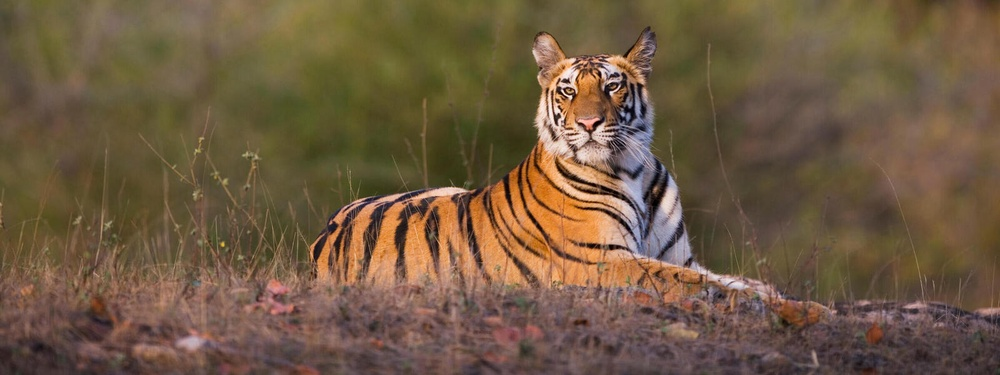
#> input picture Img1.jpg, 1000 x 375 px, shrunk from 1600 x 600 before the run
$ python -i Project1.py   (imports and definitions only)
#> lines starting #> are read from the running program, lines starting #| are printed output that depends on the picture
import numpy as np
from PIL.Image import open
import matplotlib.pyplot as plt

### Load, convert to grayscale, plot, and resave an image
# [6 lines not run here, left out]


### Part 1
# Forms a 3sigma × 3sigma Gaussian kernel with standard deviation sigma. Sigma is a positive integer.
def gausskernel(sigma):
    size = 3 * sigma
    # Create a 2D grid of x and y values
    [x, y] = np.meshgrid(np.arange(-1 * (size - 1) / 2, (size - 1) / 2 + 1),
                         np.arange(-1 * (size - 1) / 2, (size - 1) / 2 + 1))
    # Calculate the Gaussian kernel
    h = np.exp(-(x ** 2 + y ** 2) / (2 * sigma ** 2)) / (2 * np.pi * sigma ** 2)
    # Normalize the kernel
    h = h / np.sum(h)
    return h


# Convolves an image with a given filter.
def myfilter(I, h):
    (I_height, I_width) = I.shape
#> I_height = 375; I_width = 1000
    (h_height, h_width) = h.shape
#> h_height = 3; h_width = 3
    pad_left = int((h_width - 1) / 2)
#> pad_left = 1
    pad_right = int((h_width - 1) / 2)
#> pad_right = 1
    pad_top = int((h_height - 1) / 2)
#> pad_top = 1
    pad_bottom = int((h_height - 1) / 2)
#> pad_bottom = 1

    # Appropriately pad I (half of the kernel size on each side with 0s)
    I_padded = np.zeros((I_height + pad_bottom + pad_top, I_width + pad_left + pad_right))
    (I_padded_height, I_padded_width) = I_padded.shape
#> I_padded_height = 377; I_padded_width = 1002
    I_padded[pad_top:I_padded_height - pad_bottom, pad_left:I_padded_width - pad_right] = I

    # Convolve I with h
    I_ft = np.fft.fft2(I, s=(I_padded_height, I_padded_width))
    h_ft = np.fft.fft2(h, s=(I_padded_height, I_padded_width))
    I_ft = h_ft * I_ft
    I_filtered = np.fft.ifft2(I_ft)
    I_filtered = np.real(I_filtered)
    I_filtered = I_filtered[pad_top:I_padded_height - pad_bottom, pad_left:I_padded_width - pad_right]
#> I_filtered: shape (375, 1000) float64
    return I_filtered


# Testing part 1
# [1 line that did not run here, left out]
# [4 lines not run here, left out]
# [1 line that did not run here, left out]
# [4 lines not run here, left out]
# [1 line that did not run here, left out]
# [4 lines not run here, left out]
I_gauss = gausskernel(10)
# [4 lines not run here, left out]

# 3.3 Filters
h1 = np.array([[-1 / 9, -1 / 9, -1 / 9], [-1 / 9, 2, -1 / 9], [-1 / 9, -1 / 9, -1 / 9]])
h2 = np.array([[-1, 3, -1]])
h3 = np.array([[-1], [3], [-1]])
# [1 line that did not run here, left out]
# [4 lines not run here, left out]
# [1 line that did not run here, left out]
# [4 lines not run here, left out]
# [1 line that did not run here, left out]
# [4 lines not run here, left out]

### Part 2
from scipy.ndimage import label


# Returns True when the edge at (x,y) should be thinned and False otherwise.
def check_thin(x, y, angles, magnitudes):
    if angles[x][y] == 0:
        if magnitudes[x][y] < magnitudes[x][y - 1] or magnitudes[x][y] < magnitudes[x][y + 1]:
            return True
    elif angles[x][y] == 45:
        if magnitudes[x][y] < magnitudes[x - 1][y + 1] or magnitudes[x][y] < magnitudes[x + 1][y - 1]:
            return True
    elif angles[x][y] == 90:
        if magnitudes[x][y] < magnitudes[x - 1][y] or magnitudes[x][y] < magnitudes[x + 1][y]:
            return True
    elif angles[x][y] == 135:
        if magnitudes[x][y] < magnitudes[x - 1][y - 1] or magnitudes[x][y] < magnitudes[x + 1][y + 1]:
            return True
    return False


# helper function to calculate theta prime
def convert_theta_prime(theta):
    theta_p = np.copy(theta)
    for i in range(theta.shape[0]):
        for j in range(theta.shape[1]):
            while theta_p[i][j] >= 180:
                theta_p[i][j] -= 180
            if theta_p[i][j] < 0:
                theta_p[i][j] *= -1
            if 0 <= theta_p[i][j] < 22.5:
                theta_p[i][j] = 0
            elif 22.5 <= theta_p[i][j] < 67.5:
                theta_p[i][j] = 45
            elif 67.5 <= theta_p[i][j] < 112.5:
                theta_p[i][j] = 90
            elif 112.5 <= theta_p[i][j] < 157.5:
                theta_p[i][j] = 135
            elif 157.5 <= theta_p[i][j] < 180:
                theta_p[i][j] = 0
    return theta_p


# check a component, if any pixel in that component has a magnitude greater than t_high, set all to be an edge
def check_component(x, y, labeled, magnitudes, t_high):
    has_high = False
    i = x
    j = y
    # check left, right, up, down, and diagonals
    while j > 0 and labeled[i][j] == labeled[i][j - 1]:
        if magnitudes[i][j - 1] > t_high:
            has_high = True
            break
        j -= 1
    if not has_high:
        i = x
        j = y
        while j < magnitudes.shape[1] - 1 and labeled[i][j] == labeled[i][j + 1]:
            if magnitudes[i][j + 1] > t_high:
                has_high = True
                break
            j += 1
    if not has_high:
        i = x
        j = y
        while i > 0 and labeled[i][j] == labeled[i - 1][j]:
            if magnitudes[i - 1][j] > t_high:
                has_high = True
                break
            i -= 1
    if not has_high:
        i = x
        j = y
        while i < magnitudes.shape[0] - 1 and labeled[i][j] == labeled[i + 1][j]:
            if magnitudes[i + 1][j] > t_high:
                has_high = True
                break
            i += 1
    if not has_high:
        i = x
        j = y
        while i > 0 and j > 0 and labeled[i][j] == labeled[i - 1][j - 1]:
            if magnitudes[i - 1][j - 1] > t_high:
                has_high = True
                break
            i -= 1
            j -= 1
    if not has_high:
        i = x
        j = y
        while i > 0 and j < magnitudes.shape[1] - 1 and labeled[i][j] == labeled[i - 1][j + 1]:
            if magnitudes[i - 1][j + 1] > t_high:
                has_high = True
                break
            i -= 1
            j += 1
    if not has_high:
        i = x
        j = y
        while i < magnitudes.shape[0] - 1 and j > 0 and labeled[i][j] == labeled[i + 1][j - 1]:
            if magnitudes[i + 1][j - 1] > t_high:
                has_high = True
                break
            i += 1
            j -= 1
    if not has_high:
        i = x
        j = y
        while i < magnitudes.shape[0] - 1 and j < magnitudes.shape[1] - 1 and labeled[i][j] == labeled[i + 1][j + 1]:
            if magnitudes[i + 1][j + 1] > t_high:
                has_high = True
                break
            i += 1
            j += 1

    k = 1 if has_high else 0

    i = x
    j = y
    while j > 0 and labeled[i][j] == labeled[i][j - 1]:
        magnitudes[i][j - 1] = k
        labeled[i][j - 1] *= k
        j -= 1
    i = x
    j = y
    while j < magnitudes.shape[1] - 1 and labeled[i][j] == labeled[i][j + 1]:
        magnitudes[i][j + 1] = k
        labeled[i][j + 1] *= k
        j += 1
    i = x
    j = y
    while i > 0 and labeled[i][j] == labeled[i - 1][j]:
        magnitudes[i - 1][j] = k
        labeled[i - 1][j] *= k
        i -= 1
    i = x
    j = y
    while i < magnitudes.shape[0] - 1 and labeled[i][j] == labeled[i + 1][j]:
        magnitudes[i + 1][j] = k
        labeled[i + 1][j] *= k
        i += 1
    i = x
    j = y
    while i > 0 and j > 0 and labeled[i][j] == labeled[i - 1][j - 1]:
        magnitudes[i - 1][j - 1] = k
        labeled[i - 1][j - 1] *= k
        i -= 1
        j -= 1
    i = x
    j = y
    while i > 0 and j < magnitudes.shape[1] - 1 and labeled[i][j] == labeled[i - 1][j + 1]:
        magnitudes[i - 1][j + 1] = k
        labeled[i - 1][j + 1] *= k
        i -= 1
        j += 1
    i = x
    j = y
    while i < magnitudes.shape[0] - 1 and j > 0 and labeled[i][j] == labeled[i + 1][j - 1]:
        magnitudes[i + 1][j - 1] = k
        labeled[i + 1][j - 1] *= k
        i += 1
        j -= 1
    i = x
    j = y
    while i < magnitudes.shape[0] - 1 and j < magnitudes.shape[1] - 1 and labeled[i][j] == labeled[i + 1][j + 1]:
        magnitudes[i + 1][j + 1] = k
        labeled[i + 1][j + 1] *= k
        i += 1
        j += 1


Sx = np.array([[1, 0, -1], [2, 0, -2], [1, 0, -1]])
Sy = np.array([[-1, -2, -1], [0, 0, 0], [1, 2, 1]])


# applies the canny edge detection algorithm to an image
def myCanny(I, sigma=1, t_low=.5, t_high=1):
    # 4.1 Smooth with gaussian kernel
    I_filtered = myfilter(I, gausskernel(sigma))
    # Include this image in your report
    plt.imshow(I_filtered, cmap='gray')
    plt.axis('off')
    plt.title("Filtered Image Using a Gaussian Kernel")
    plt.show()

    # 4.2 Find img gradients
    # Convolve I with the Sobel filters
    Gx = myfilter(I_filtered, Sx)
#> in myfilter (call 2), `I_padded[pad_top:I_padded_height - pad_bottom, pad_left:I_padded_width..`:
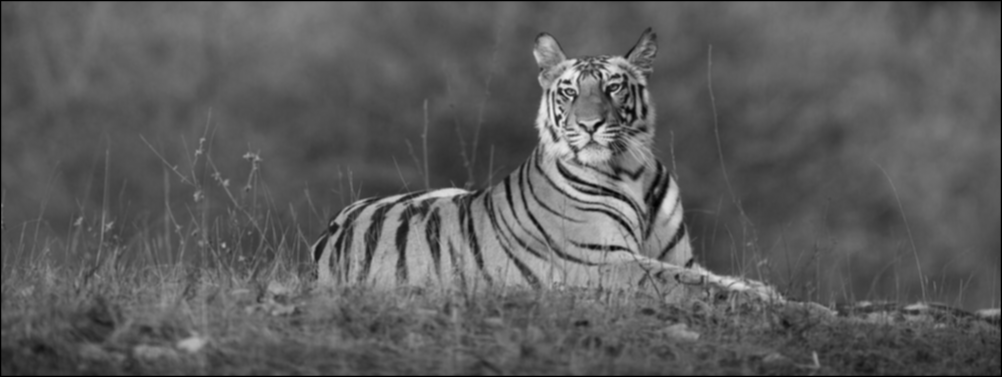
#> I_padded: shape (377, 1002) float64; min 0, max 238.7, mean 92.9
    Gy = myfilter(I_filtered, Sy)
#> in myfilter (call 3), `I_filtered = np.real(I_filtered)`:
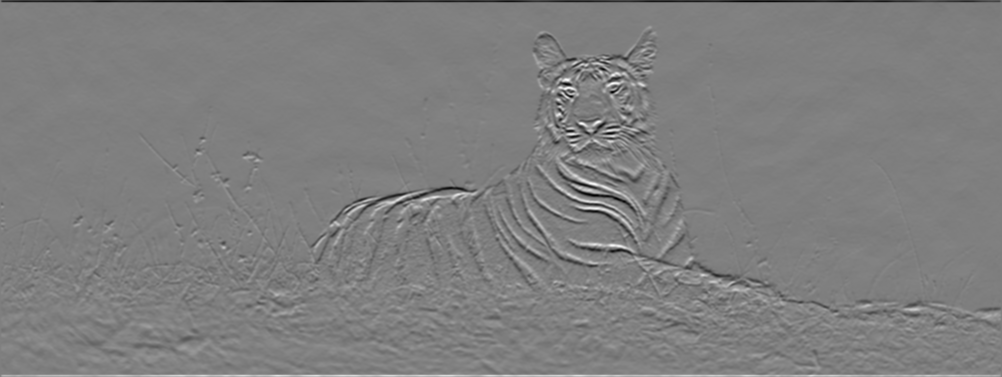
#> I_filtered: shape (377, 1002) float64; min -514.3, max 517.6, mean 0; drawn with min black and max white
    # Compute image gradient direction (in degrees) and amplitude
    magnitude = np.sqrt(Gx ** 2 + Gy ** 2)
    theta = np.arctan2(Gy, Gx) * 180 / np.pi
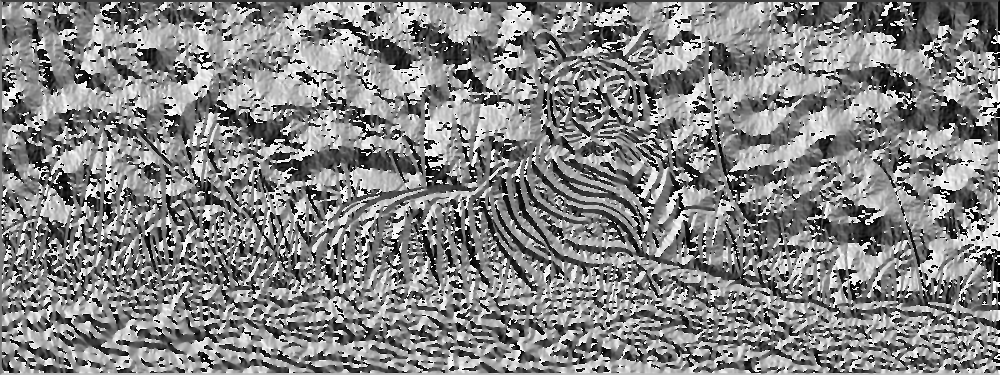
#> theta: shape (375, 1000) float64; min -180, max 180, mean 7.7; drawn with min black and max white
    # compute theta_prime by rounding theta to one of four values: 0, 45, 90, or 135
    theta_prime = convert_theta_prime(theta)
#> after the loop in convert_theta_prime, `for i in range(theta.shape[0]):`:
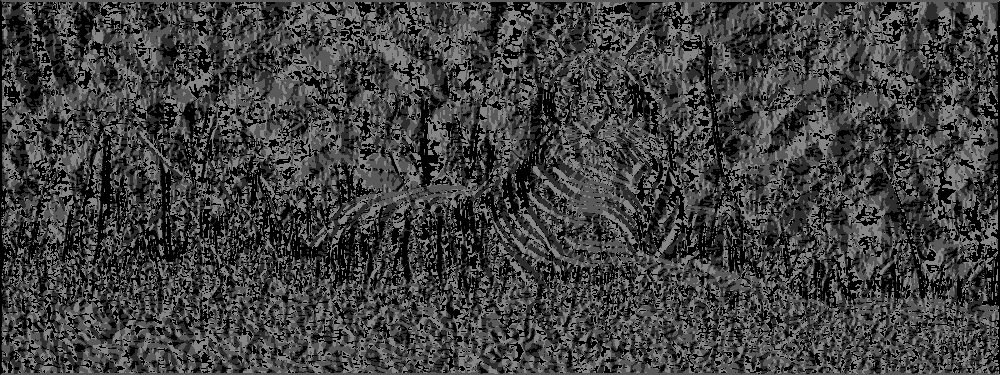
#> theta_p: shape (375, 1000) float64; min 0, max 180, mean 64.4
    # include the derivatives, gradient magnitude, and angles as images in your report
    plt.imshow(Gx, cmap='gray')
    plt.axis('off')
    plt.title("Derivative in x")
    plt.show()
    plt.imshow(Gy, cmap='gray')
    plt.axis('off')
    plt.title("Derivative in y")
    plt.show()
    plt.imshow(magnitude, cmap='gray')
    plt.axis('off')
    plt.title("Magnitude")
    plt.show()
    plt.imshow(theta, cmap='gray')
    plt.axis('off')
    plt.title("Angles")
    plt.show()
    plt.imshow(theta_prime, cmap='gray')
    plt.axis('off')
    plt.title("Rounded Angles")
    plt.show()

    # 4.3 Edge thinning / Non-maximum suppression
    # Thin edges
    for i in range(1, magnitude.shape[0] - 1):
        for j in range(1, magnitude.shape[1] - 1):
            if magnitude[i][j] == 0:
                continue
            if check_thin(i, j, theta_prime, magnitude):
                magnitude[i][j] = 0
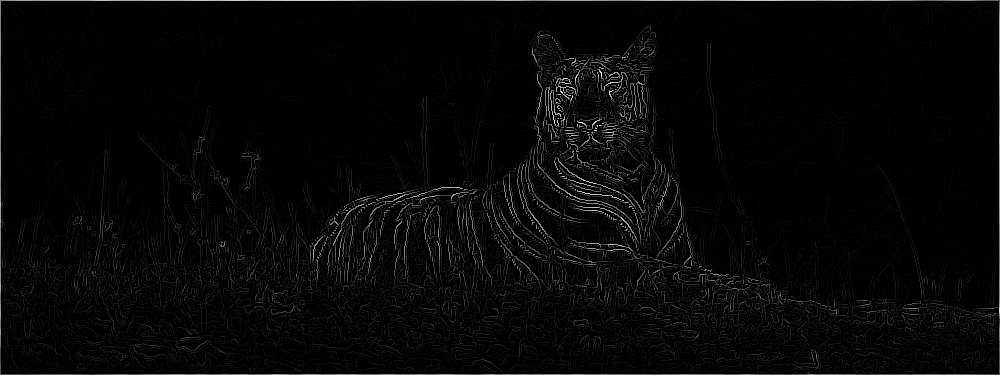
#> magnitude: shape (375, 1000) float64; min 0, max 597.7, mean 16.3; drawn with min black and max white

    plt.imshow(magnitude, cmap='gray')
    plt.axis('off')
    plt.title("Thinned Image")
    plt.show()
    # 4.4 Hystersis thresholding
    # If a pixel has a magnitude between t_low and t_high 1. identify all the pixels connected to it via a path through pixels with magnitude greater than t_low (using scipy.ndimage.measurements.label) 2. if any of the pixels in the connected component have magnitude greater than t_high, keep the edge, otherwise discard the edge
    myedges = np.zeros(magnitude.shape)
    labeled, ncomponents = label(magnitude > t_low)
#> ncomponents = 27516
    for i in range(labeled.shape[0]):
        for j in range(labeled.shape[1]):
            if magnitude[i][j] > t_high:
                myedges[i][j] = 1
            elif magnitude[i][j] < t_low:
                labeled[i][j] = 0
            elif labeled[i][j] != 0:
                check_component(i, j, labeled, myedges, t_high)
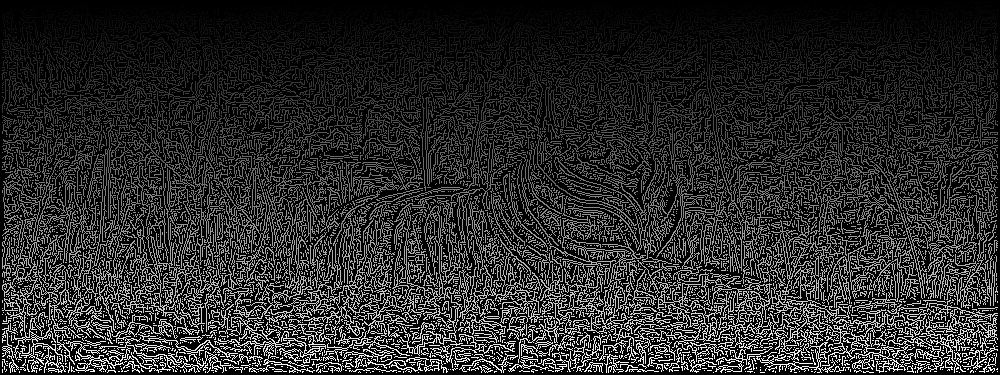
#> labeled: shape (375, 1000) int32; min 0, max 27516, mean 4625; drawn with min black and max white
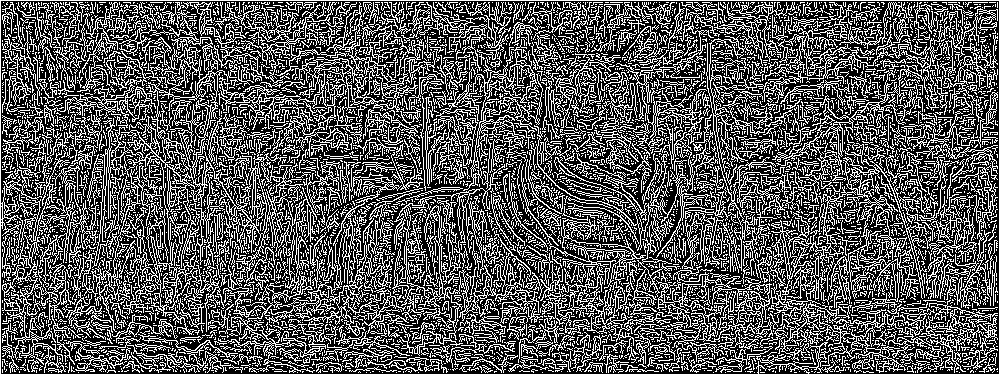
#> myedges: shape (375, 1000) float64; values 0 (black) and 1 (white), 34.7% white in thin lines or dots
    return myedges


# 4.5 Testing
# [2 lines that did not run here, left out]

# [11 lines not run here, left out]


def low_pass(I, sigma):
    return myfilter(I, gausskernel(sigma))


def high_pass(I, sigma):
    return I - low_pass(I, sigma)


# combine the low frequencies of one image with the high frequencies of another to form a hybrid image
def hybridImage(I_1, I_2):
    I1_low = low_pass(I_1, 5)
    I2_high = high_pass(I_2, 20)
    I1_hybrid = I1_low + I2_high

    return I1_hybrid


# [1 line that did not run here, left out]

# [4 lines not run here, left out]

>>> import cv2
>>> picture = cv2.imread('Img1.jpg', cv2.IMREAD_GRAYSCALE)
>>> result = myCanny(picture)

$ run again, on Img2.jpg
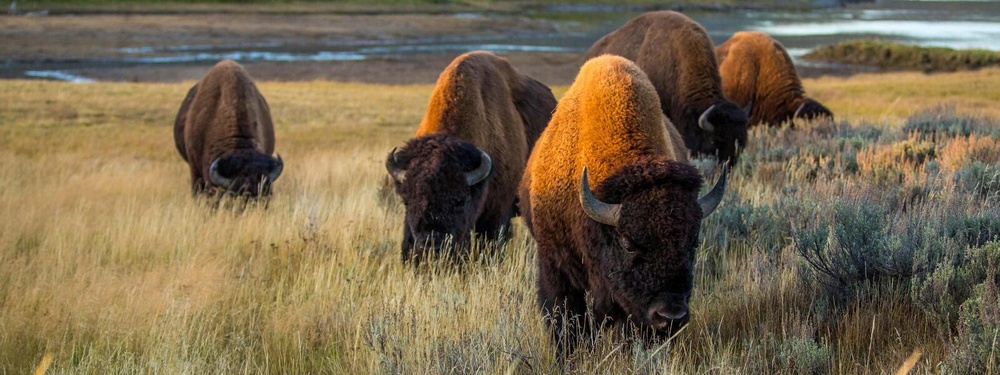
#> input picture Img2.jpg, 1000 x 375 px, shrunk from 1600 x 600 before the run
#> in myCanny, `labeled, ncomponents = label(magnitude > t_low)`:
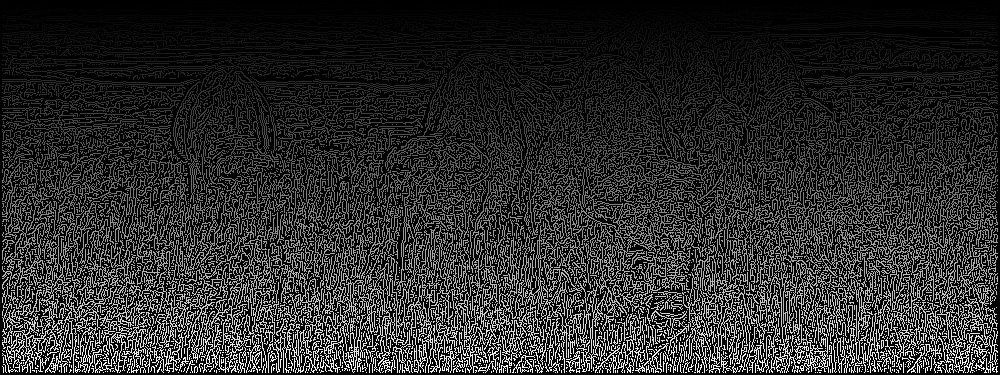
#> labeled: shape (375, 1000) int32; min 0, max 26322, mean 4528.9; drawn with min black and max white
#> ncomponents = 26322
#> after the loop in myCanny, `for i in range(labeled.shape[0]):`:
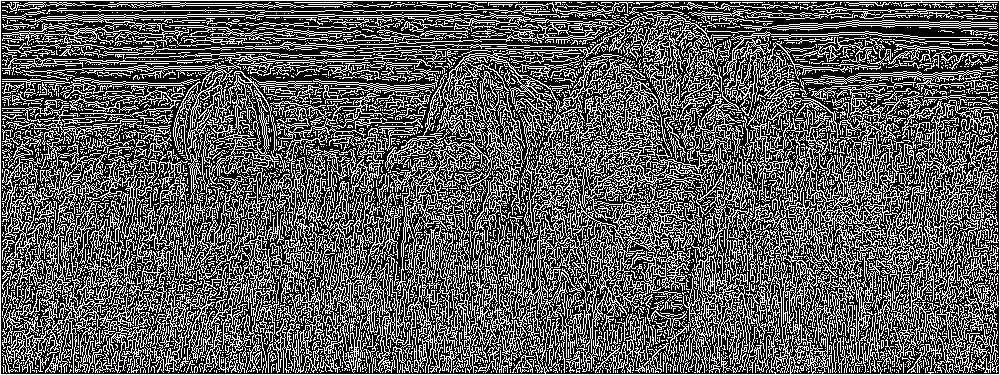
#> myedges: shape (375, 1000) float64; values 0 (black) and 1 (white), 36% white in thin lines or dots
